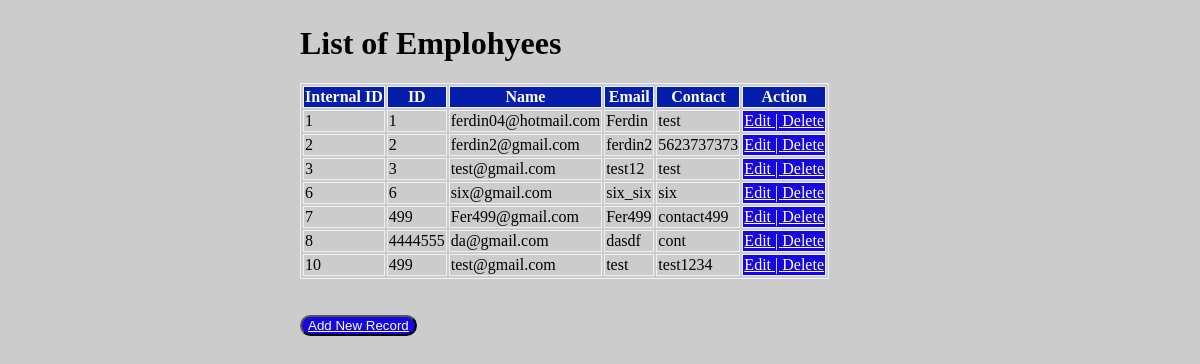
The page /show on the database its author committed.
### employee/models.py (models this page shows, shortened)
class Employee(models.Model):
    eid = models.CharField(max_length=20)
    ename = models.CharField(max_length=100)
    eemail = models.EmailField()
    econtact = models.CharField(max_length=15)
    class Meta:
      db_table = 'employee'

### employee/views.py (the view)
# urls.py: path('show', views.show),
def show(request):
    employees = Employee.objects.all()
    return render(request, 'show.html', {'employees': employees})

### employee/templates/show.html (shortened to what this page needs)
<!DOCTYPE html>
<html lang="en">
{% load static %}
<link rel="stylesheet" href="{% static 'css/style.css' %}">
<body>
<div class="">
 <h1>List of Emplohyees</h1>
 <table>
<thead>
    <tr>
        <th>Internal ID</th>
        <th>ID</th>
        <th>Name</th>
        <th>Email</th>
        <th>Contact</th>
        <th>Action</th>
    </tr>
</thead>
<tbody>
    {%for employee in employees %}
    <tr>
        <td>{{ employee.id }}</td>
        <td>{{ employee.eid }}</td>
        <td>{{ employee.eemail }}</td>
        <td>{{ employee.ename }}</td>
        <td>{{ employee.econtact }}</td>
        <td bgcolor="#1608df"><a href='/edit/{{ employee.id }}'>Edit
        | <a href='/delete/{{ employee.id }}'>Delete</td>
    </tr>
    {% endfor %}
</tbody>
 </table>
 <br>
 <br>
 <button> <a href="/emp">Add New Record</a></button>
</div>
</body>
</html>

### employee/static/css/style.css (style rules this page uses)
body { background: #ccc; height: 100%; margin: 25px 0; padding-left: 300px; }
table, th, td { border: 1px solid rgb(238, 241, 241) }
th { background-color: #041daa; color: white; }
button { border-radius: 12px; color:#b1df08; background-color: #1608df; cursor:pointer; }
a:link { color: white; }

### rows shown on the page
Employee: id "1", eid "1", eemail "ferdin04@hotmail.com", ename "Ferdin", econtact "test"
Employee: id "2", eid "2", eemail "ferdin2@gmail.com", ename "ferdin2", econtact "5623737373"
Employee: id "3", eid "3", eemail "test@gmail.com", ename "test12", econtact "test"
Employee: id "6", eid "6", eemail "six@gmail.com", ename "six_six", econtact "six"
Employee: id "7", eid "499", eemail "Fer499@gmail.com", ename "Fer499", econtact "contact499"
Employee: id "8", eid "4444555", eemail "da@gmail.com", ename "dasdf", econtact "cont"
Employee: id "10", eid "499", eemail "test@gmail.com", ename "test", econtact "test1234"
